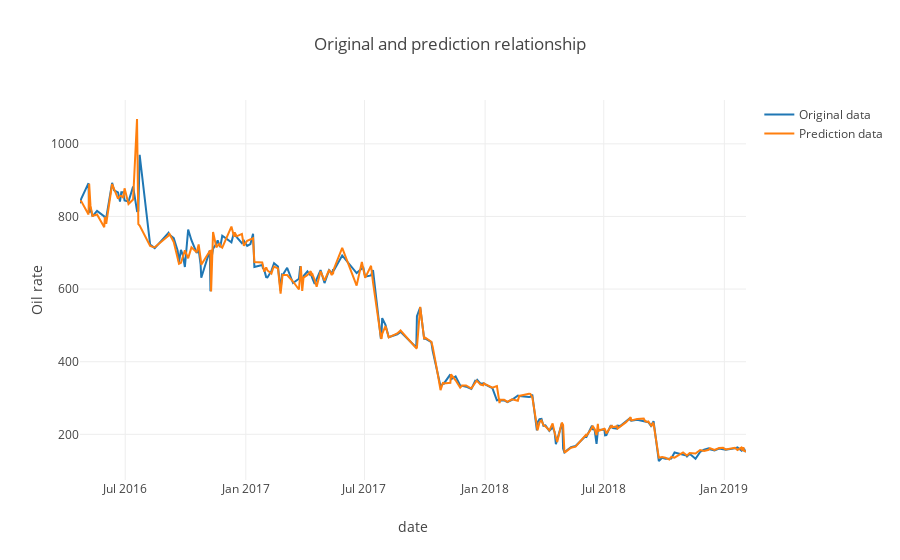

The cell this chart's notebook holds for it:
### Code cell
n1 = go.Scatter(
    x    = t['date'],
    y    = t['x'],
    mode = "lines",
    name = "Original data"
)

n2 = go.Scatter(
    x    = t['date'],
    y    = t['y'],
    mode = "lines",
    name = "Prediction data",
)

l = go.Layout(
    title = "Original and prediction relationship",
    xaxis = dict(
        title = "date",
        ),
    yaxis = dict(
        title = "Oil rate",
        )
)

full = [n1, n2]
fig  = go.Figure(full, layout=l)
iplot(fig, filename = "filename")

### Figure 1 — Plotly figure (JSON) as saved in the notebook; plotly's stock layout.template omitted (floating-point values rounded to 4 significant figures; data arrays with more than 128 entries replaced by an {"elided": "..."} marker saying what was removed)
{"data": [{"mode": "lines", "name": "Original data", "type": "scatter", "uid": "1ffd4901-2214-42ad-9743-0a1378b1574c", "x": {"elided": "219 str values"}, "y": {"elided": "219 float values"}}, {"mode": "lines", "name": "Prediction data", "type": "scatter", "uid": "adcecbef-53f0-483b-8d6a-83364d81a9a8", "x": {"elided": "219 str values"}, "y": {"elided": "219 float values"}}], "layout": {"title": {"text": "Original and prediction relationship"}, "xaxis": {"title": {"text": "date"}}, "yaxis": {"title": {"text": "Oil rate"}}}}
